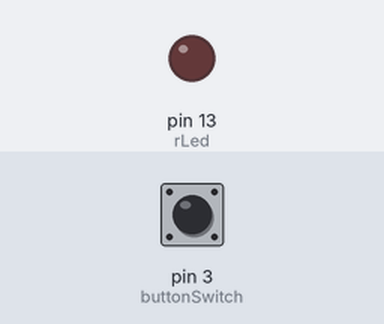
A sketch run on a simulated Arduino Uno, built with avr-gcc and run on an emulated ATmega328P. Parts: output pins drawn as LEDs (lit = HIGH). The inputs (shaded band) are chosen by the test bench; at power-on: pin 3 (buttonSwitch) LOW.

Above: at 1.2 s.
1.3 s: pin 3 (buttonSwitch) pulled HIGH for 0.15 s
At 1.37 s:
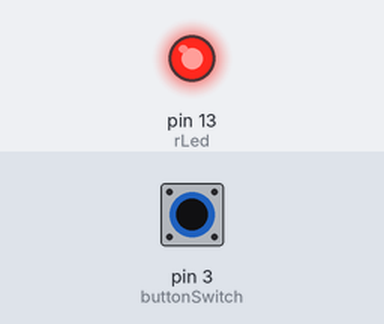
2.9 s: pin 3 (buttonSwitch) pulled HIGH for 3.2 s
At 7.5 s:
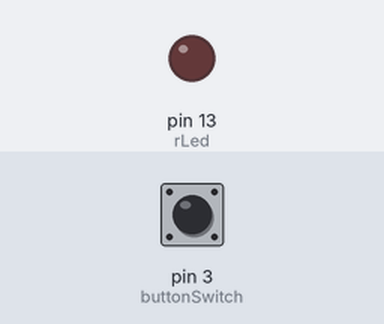
Timing chart, 0 to 9.0 s (numbered marks = the images above; inputs shaded):
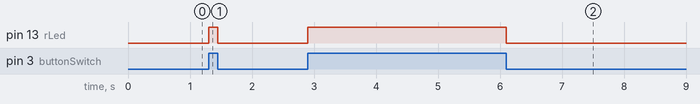

The sketch:

Basic_Digital_switch_WC.ino
```cpp
int rLed = 13;  // declare  variable rLed and give it a value of 13. this variable will be used for pinMode setup
int bState = 0;  // declare  variable bState and give it an initial value of 0. The button state will be 0 if the button switch is not pressed and 1 if buttonswitch pressed
int buttonSwitch = 3;  // declare  variable button Switch and give it value = pin # that the switch is connected to
void setup() {
  pinMode(buttonSwitch, INPUT);
  pinMode(rLed, OUTPUT);
}

void loop() {
 bState = digitalRead(buttonSwitch); // digitalRead looks at the voltage on pin 3 (buttonSwitch) and if it reads no voltage
 //(when the button switch is not pressed),bstate will be given a value of 0. If there is voltage (when the button IS pressed)
 //bstate will be given a value of 1.
  if (bState == 1) {  // an if statement will execute the lines of code between the curly braces { }
    //when the statement in brackets,( ), is true. If the button is being pressed (bstate=1) the led will turn on
    digitalWrite(13, HIGH); //
  }
  else if(bState == 0) {  //If the button is not being pressed (bstate=0) the led will turn off
    digitalWrite(13, LOW);
  }
}
```

Measured:
- after the input at 1.3 s, pin 13 (rLed): LOW → HIGH at once, → LOW 0.15 s later
- after the input at 2.9 s, pin 13 (rLed): LOW → HIGH at once, → LOW 3.2 s later
